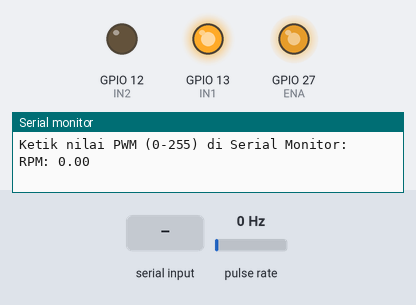
The sketch below on a simulated ESP32. On the bench: output pins drawn as LEDs (lit = HIGH), the last lines printed to the serial monitor. Wiring (inferred from the names in the program): pulse sensor: data GPIO 14. Inputs (shaded band) come from the test bench; at power-on: pulse rate 0 Hz.

Above: at 1.2 s.
1.3 s: "90,45,200\n" received over Serial
At 2.0 s:
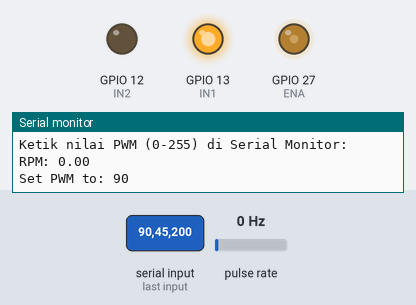
2.8 s: "30,150,10\n" received over Serial
At 3.2 s:
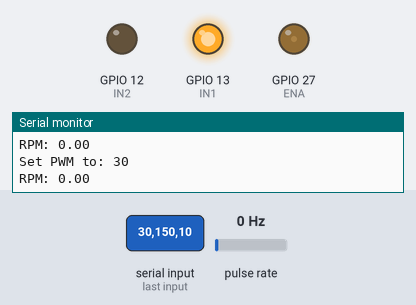
4.3 s: "90,45\n" received over Serial
At 5.5 s:
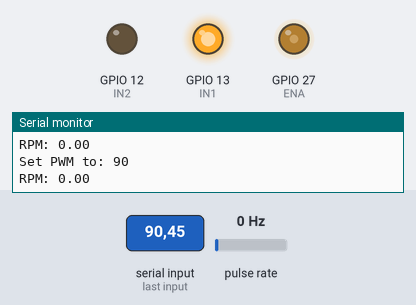
5.8 s: "30,150\n" received over Serial
At 6.7 s:
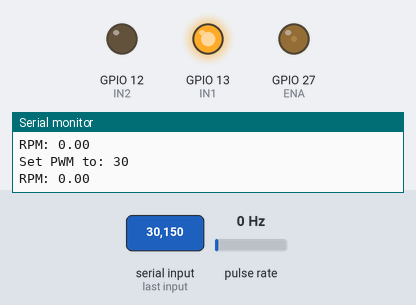
Timing chart, 0 to 8.3 s (numbered marks = the images above; inputs shaded):
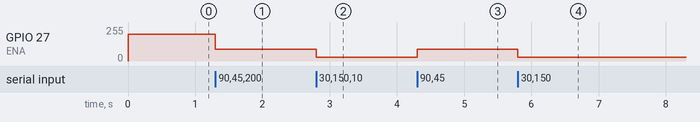

Measured:
- after the input at 1.3 s, GPIO 27 (ENA): 199/255 → 90/255 at once
- after the input at 2.8 s, GPIO 27 (ENA): 90/255 → 30/255 at once
- after the input at 4.3 s, GPIO 27 (ENA): 30/255 → 90/255 at once
- after the input at 5.8 s, GPIO 27 (ENA): 90/255 → 30/255 at once

The sketch:

fixrs385.ino
```cpp
#define IN1 13
#define IN2 12
#define ENA 27
#define ENCODER_PIN 14

#define PWM_CHANNEL 0
#define PWM_FREQ 1000
#define PWM_RESOLUTION 8  // 8-bit: 0 - 255

volatile unsigned long pulseCount = 0;
unsigned long lastRPMTime = 0;
float rpm = 0;
const int PULSES_PER_REV = 20;

int currentPWM = 200; // Menyimpan nilai PWM terakhir

void IRAM_ATTR countPulse() {
  pulseCount++;
}

void setup() {
  Serial.begin(115200);

  pinMode(IN1, OUTPUT);
  pinMode(IN2, OUTPUT);
  pinMode(ENCODER_PIN, INPUT_PULLUP);
  attachInterrupt(digitalPinToInterrupt(ENCODER_PIN), countPulse, RISING);

  digitalWrite(IN1, HIGH);
  digitalWrite(IN2, LOW);

  ledcSetup(PWM_CHANNEL, PWM_FREQ, PWM_RESOLUTION);
  ledcAttachPin(ENA, PWM_CHANNEL);

  ledcWrite(PWM_CHANNEL, currentPWM);
  lastRPMTime = millis();

  Serial.println("Ketik nilai PWM (0-255) di Serial Monitor:");
}

void loop() {
  unsigned long now = millis();

  if (now - lastRPMTime >= 1000) {
    noInterrupts();
    unsigned long pulses = pulseCount;
    pulseCount = 0;
    interrupts();

    rpm = (pulses * 60.0) / PULSES_PER_REV;
    Serial.print("RPM: ");
    Serial.println(rpm);

    lastRPMTime = now;
  }

  // Input Serial dengan perlindungan agar tidak reset ke 0
  if (Serial.available() > 0) {
    String input = Serial.readStringUntil('\n');
    input.trim(); // Hilangkan spasi dan newline

    if (input.length() > 0 && input.toInt() >= 0 && input.toInt() <= 255) {
      currentPWM = input.toInt();
      ledcWrite(PWM_CHANNEL, currentPWM);
      Serial.print("Set PWM to: ");
      Serial.println(currentPWM);
    } else {
      Serial.println("Input tidak valid. Ketik nilai antara 0 - 255.");
    }
  }
}
```
